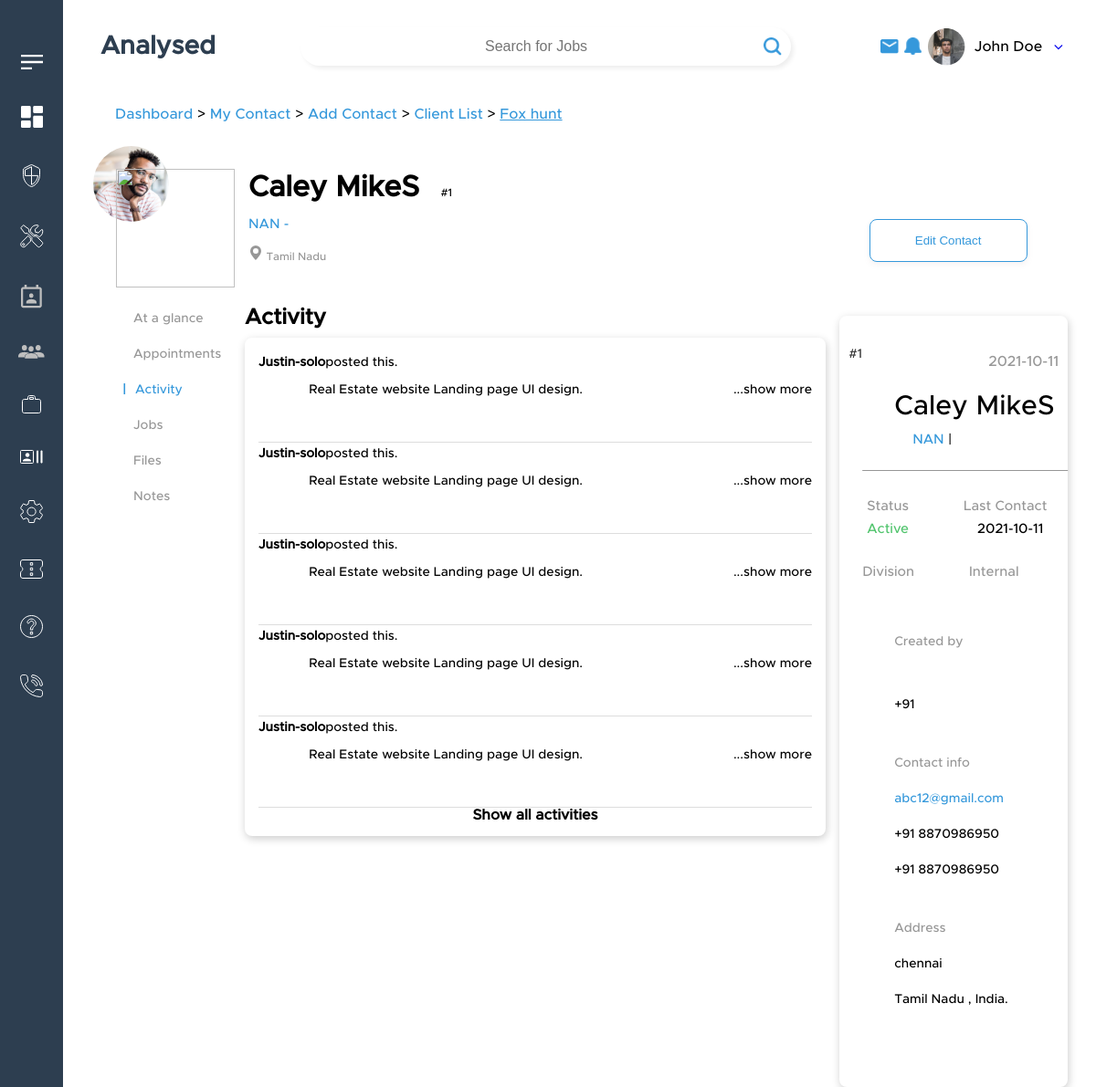
Page /recruiter/contact_specific-3.php?c_id=1 on the committed database.
### tables this page shows
CREATE TABLE `client` (
  `client_id` int(255) NOT NULL,
  `company_name` varchar(50) NOT NULL,
  `status` varchar(50) NOT NULL,
  `company` varchar(50) NOT NULL,
  `company_img` varchar(50) NOT NULL,
  `ownership` varchar(20) NOT NULL,
  `industry` varchar(50) NOT NULL,
  `source` varchar(20) NOT NULL,
  `parent_company` varchar(20) NOT NULL,
  `active_contact` varchar(50) NOT NULL,
  `company_desc` varchar(1000) NOT NULL,
  `permanent_fee` varchar(20) NOT NULL,
  `contract_fee` varchar(20) NOT NULL,
  `main_email` varchar(20) NOT NULL,
  `contact_no` bigint(10) NOT NULL,
  `address` varchar(100) NOT NULL,
  `city` varchar(20) NOT NULL,
  `zipcode` varchar(10) NOT NULL,
  `state` varchar(20) NOT NULL,
  `country` varchar(20) NOT NULL,
  `bank_name` varchar(20) NOT NULL,
  `bank_id` bigint(20) NOT NULL,
  `bank_acc_no` bigint(20) NOT NULL,
  `iban` varchar(20) NOT NULL,
  `vat` varchar(20) NOT NULL
);

CREATE TABLE `contacts` (
  `contact_id` int(11) NOT NULL,
  `creator_id` int(11) DEFAULT NULL,
  `company` varchar(50) DEFAULT NULL,
  `fname` varchar(100) NOT NULL,
  `lname` varchar(100) NOT NULL,
  `status` varchar(100) NOT NULL,
  `picture` varchar(100) NOT NULL,
  `job_title` varchar(255) NOT NULL,
  `email` varchar(255) NOT NULL,
  `phone` varchar(15) NOT NULL,
  `address` varchar(255) NOT NULL,
  `skills` varchar(255) NOT NULL,
  `industry` varchar(255) NOT NULL,
  `last_meeting` date DEFAULT NULL,
  `mname` varchar(20) NOT NULL,
  `title` varchar(100) DEFAULT NULL,
  `city` varchar(30) NOT NULL,
  `zip_code` int(10) NOT NULL,
  `state` varchar(30) NOT NULL,
  `country` varchar(30) NOT NULL,
  `company_name` varchar(50) NOT NULL DEFAULT 'NAN',
  `contact_type` varchar(20) NOT NULL,
  `division` varchar(30) NOT NULL,
  `source` varchar(30) NOT NULL,
  `reports_to` varchar(30) NOT NULL,
  `last_contact` varchar(10) NOT NULL,
  `visibility` varchar(20) NOT NULL,
  `validity` varchar(20) NOT NULL,
  `lastvisit` date NOT NULL,
  `LinkedIn_profile` varchar(100) NOT NULL,
  `added_on` date NOT NULL DEFAULT current_timestamp()
);

### recruiter/contact_specific-3.php (the view, shortened to what this page needs)
<?php include('header.php') ?>
<?php
 $sql="select * from client";
 $res=mysqli_query($conn,$sql);
 if($res == TRUE)
 {
     $count=mysqli_num_rows($res);
     if($count >0)
     {
         while($rows=mysqli_fetch_assoc($res))
         {
             $name=$rows['company_name'];
             $company_name=$rows['company'];
             $role=$rows['role'];
             $main_email=$rows['main_email'];
             $contact_no=$rows['contact_no'];
             $added_on=$rows['last_updated'];
             $city=$rows['city'];
             $state=$rows['state'];
             $country=$rows['country'];
             $status=$rows['status'];
             $created_by=$rows['created_by'];
             $created_email=$rows['created_email'];
             $created_no=$rows['created_no'];
         }
     }
 }
?>
<?php
 $c_id=$_GET['c_id'];
 $sql="select * from contacts where contact_id='$c_id'";
 $res=mysqli_query($conn,$sql);
 if($res == TRUE)
 {
     $count=mysqli_num_rows($res);
     if($count >0)
     {
         while($rows=mysqli_fetch_assoc($res))
         {
             $contact_id=$rows['contact_id'];
             $fname=$rows['fname'];
             $lname=$rows['lname'];
             $picture=$rows['picture'];
             $status=$rows['status'];
             $city=$rows['city'];
             $city=$rows['city'];
             $state=$rows['state'];
             $country=$rows['country'];
             $company_name=$rows['company_name'];
             $added_on=$rows['added_on'];
         }
     }
 }
?>
<link rel="stylesheet" href="./css/contact_specific-3_running.css">
<body>
    <div class="container container-adjust">
        <div class="small_container">
            <div class="bread-crumbs_Mytools-recruiter">
                <a href="dashboard.php" class="unactive-breadcrumb-link">Dashboard</a> > <a href="contact_list.php"
                    class="unactive-breadcrumb-link">My Contact</a> > <a href="" class="unactive-breadcrumb-link">Add
                    Contact</a> > <a href="" class="unactive-breadcrumb-link"> Client List</a> > <a href=""
                    class="active-breadcrumb-link"><?php echo  $name ?></a>
            </div>
            <br><br>
            <div class="profile-img">
                <?php echo '<img src="../img/'.$picture.' " >' ;   ?>
                <h1><?php echo  $fname, $lname ?><p1> #<?php echo  $contact_id ?></p1>
                </h1><br>
                <h2><?php echo  $company_name ?> - <span><?php echo  $role ?></span></h2><br>
                <h4><svg xmlns="http://www.w3.org/2000/svg" width="16" height="16" fill="currentColor"
                        class="bi bi-geo-alt-fill" viewBox="0 0 16 16">
                        <path
                            d="M8 16s6-5.686 6-10A6 6 0 0 0 2 6c0 4.314 6 10 6 10zm0-7a3 3 0 1 1 0-6 3 3 0 0 1 0 6z" />
                    </svg> <?php echo  $state ?></h4>
            </div>
            <div class="button">
                <button onclick="window.location='addContact.php';">Edit Contact</button>
            </div>
            <div class="options">
                <p class="p1"><a href="contact_specific-1.php?c_id=<?php echo $c_id; ?>"> At a glance</a></p>
                <p><a href="contact_specific-2.php?c_id=<?php echo $c_id; ?>"> Appointments</a></p>
                <p style="color:#3598DB;margin-left:-2px"> <b style="margin-right: 10px;">|</b>Activity </p>
                <p><a href="contact_specific-5.php?c_id=<?php echo $c_id; ?>">Jobs</a></p>
                <p class="p1"><a href="contact_specific-4.php?c_id=<?php echo $c_id; ?>">Files</a></p>
                <p class="p1"><a href="contact_specific-6.php?c_id=<?php echo $c_id; ?>">Notes</a></p>
            </div>
            <br><br>
            <div class="status">
                <div class="status1">
                    <p>#<?php echo  $contact_id ?></p>
                    <span><?php echo  $added_on ?></span>
                </div>
                <div class="status-name" style="margin-top:30px;">
                    <span style="margin-left:50px;"><?php echo  $fname, $lname ?></span>
                    <p style="color:#3598DB;margin-left:70px"><?php echo  $company_name ?> <span style="color:black">|
                            <?php echo  $role ?></span></p>
                    <u
                        style="color:#979797;margin-left:15px">&emsp;&emsp;&emsp;&emsp;&emsp;&emsp;&emsp;&emsp;&emsp;&emsp;&emsp;&emsp;&emsp;&emsp;&emsp;</u>
                    <br><br>
                    <span style="color:#979797; font-size:15px; margin-left:20px;">Status&emsp;&emsp;&emsp;&emsp;Last
                        Contact</span>
                    <br>
                </div>
                <div class="displayname">
                    <span><?php echo  $status ?></span>&emsp;&emsp;&emsp;&emsp;&emsp;<?php echo  $added_on ?>
                </div>
                <br><br>
                <div class="fee">
                    <span>Division&emsp;&emsp;&emsp;&emsp;Internal</span><br>
                </div>
                <div class="fee-percent">
                </div>
                <br><br>
                <div class="details">
                    <p style="color:#979797;padding-top: 0px;">Created by</p>
                    <p style="color:#3598DB;"><?php echo  $created_by ?></p>
                    <p style="color:black;"><?php echo  $created_email ?></p>
                    <p style="color:black;">+91 <?php echo  $created_no ?></p>
                    <br><br>
                    <p style="color:#979797;padding-top: 0px;">Contact info</p>
                    <p style="color:#3598DB;"><?php echo  $main_email ?></p>
                    <p style="color:black;">+91 <?php echo  $contact_no ?></p>
                    <p style="color:black;">+91 <?php echo  $contact_no ?></p>
                    <br><br>
                    <p style="color:#979797;padding-top: 0px;">Address</p>
                    <p style="color:black"><?php echo  $city ?></p>
                    <p style="color: black;"><?php echo  $state ?> , <?php echo  $country ?>.</p>
                    <br><br>
                </div>
            </div>
            <div class="left-side-container-1">
                <div class="Appt-button">
                    <h2> Activity</h2>
                </div>
                <div class="filter-options1" id="fo1">
                    <div class="filter-options">
                        <p> <b> Justin-solo</b>posted this.</p>
                        <p class="p2"> Real Estate website Landing page UI design.</b>
                        <p class="to-show-more" id="show-more">...show more</p>
                    </div>
                    <div class="filter-options">
                        <p> <b> Justin-solo</b>posted this.</p>
                        <p class="p2"> Real Estate website Landing page UI design.</b>
                        <p class="to-show-more" id="show-more">...show more</p>
                    </div>
                    <div class="filter-options">
                        <p> <b> Justin-solo</b>posted this.</p>
                        <p class="p2"> Real Estate website Landing page UI design.</b>
                        <p class="to-show-more" id="show-more">...show more</p>
                    </div>
                    <div class="filter-options">
                        <p> <b> Justin-solo</b>posted this.</p>
                        <p class="p2"> Real Estate website Landing page UI design.</b>
                        <p class="to-show-more" id="show-more">...show more</p>
                    </div>
                    <div class="filter-options">
                        <p> <b> Justin-solo</b>posted this.</p>
                        <p class="p2"> Real Estate website Landing page UI design.</b>
                        <p class="to-show-more" id="show-more">...show more</p>
                    </div>
                    <div style="text-align:center;"> <b>Show all activities</b></div>
                </div>
            </div>
        </div>
</body>

### recruiter/css/header_remove.css (style rules this page uses)
* { margin: 0px; padding: 0px; box-sizing: border-box; }
a { text-decoration: none; outline: none; border: none; }
body { background-color: white; box-sizing: border-box; font-family: 'CeraB'; background-color: #fff; }
.container { max-width: 100%; margin-left: 80px; position: relative; padding: 0px 30px; margin-top: 30px; }
.small_container { max-width: 80vw; display: block; margin: 80px auto; position: relative; }

### recruiter/css/index_remov.css (style rules this page uses)
* { margin: 0px; padding: 0px; box-sizing: border-box; }
.unactive-breadcrumb-link { color: #979797; text-decoration: none; font-family: MetroM; }
.active-breadcrumb-link { color: #3598DB; text-decoration: none; font-family: MetroM; }
body { background-color: white; box-sizing: border-box; font-family: MetroM; background-color: #fff; }
.container { max-width: 100%; margin-left: 80px; position: relative; padding: 0px 30px; margin-top: 30px; }
.small_container { max-width: 90vw; display: block; margin: 80px auto; position: relative; }
.small_container { margin: 45px auto; }
.addcan_breadcrumb_container, .bread-crumbs_Mytools-recruiter { margin-top: 50px; }

### rows in the picture
client: company_name "Fox hunt", main_email "abc12@gmail.com", contact_no "8870986950"
contacts: fname "Caley Mike", lname "S", contact_id "1", company_name "NAN", state "Tamil Nadu", added_on "2021-10-11", status "Active", city "chennai", country "India"
